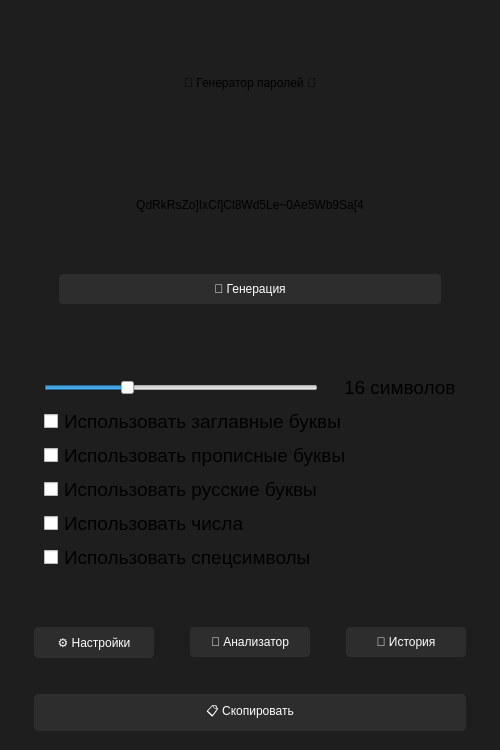
<?xml version="1.0" encoding="UTF-8"?>
<ui version="4.0">
 <class>MainWindow</class>
 <widget class="QMainWindow" name="MainWindow">
  <property name="geometry">
   <rect>
    <x>0</x>
    <y>0</y>
    <width>500</width>
    <height>750</height>
   </rect>
  </property>
  <property name="minimumSize">
   <size>
    <width>500</width>
    <height>750</height>
   </size>
  </property>
  <property name="windowTitle">
   <string>MainWindow</string>
  </property>
  <property name="windowIcon">
   <iconset>
    <normaloff>../../../resources/icons/icon-white.png</normaloff>../../../resources/icons/icon-white.png</iconset>
  </property>
  <property name="styleSheet">
   <string notr="true">QMainWindow {
                background-color: #1e1e1e;
            }

            QLineEdit {
                background-color: #2d2d2d;
                color: #ffffff;
                border: 1px solid #3c3c3c;
                border-radius: 4px;
                padding: 5px;
            }

            QLineEdit:focus {
                border: 2px solid #094771;
            }

            QPushButton {
                background-color: #2d2d2d;
                color: #ffffff;
                border: none;
                border-radius: 4px;
                padding: 8px 16px;
            }

            QPushButton:hover {
                background-color: #3c3c3c;
            }

            QPushButton:pressed {
                background-color: #1e1e1e;
            }

            QPushButton:checked {
                background-color: #094771;
            }

            QProgressBar {
                border: 1px solid #3c3c3c;
                border-radius: 4px;
                background-color: #2d2d2d;
                color: #ffffff;
            }

            QProgressBar::chunk {
                background-color: #4caf50;
                border-radius: 3px;
            }</string>
  </property>
  <widget class="QWidget" name="centralwidget">
   <layout class="QVBoxLayout" name="verticalLayout">
    <item>
     <spacer name="verticalSpacer">
      <property name="orientation">
       <enum>Qt::Orientation::Vertical</enum>
      </property>
      <property name="sizeType">
       <enum>QSizePolicy::Policy::Fixed</enum>
      </property>
      <property name="sizeHint" stdset="0">
       <size>
        <width>20</width>
        <height>30</height>
       </size>
      </property>
     </spacer>
    </item>
    <item>
     <widget class="QLabel" name="lbl_name_app">
      <property name="text">
       <string>🔐 Генератор паролей 🔐</string>
      </property>
      <property name="alignment">
       <set>Qt::AlignmentFlag::AlignCenter</set>
      </property>
     </widget>
    </item>
    <item>
     <spacer name="verticalSpacer_2">
      <property name="orientation">
       <enum>Qt::Orientation::Vertical</enum>
      </property>
      <property name="sizeType">
       <enum>QSizePolicy::Policy::Fixed</enum>
      </property>
      <property name="sizeHint" stdset="0">
       <size>
        <width>20</width>
        <height>30</height>
       </size>
      </property>
     </spacer>
    </item>
    <item>
     <layout class="QHBoxLayout" name="horizontalLayout">
      <item>
       <spacer name="horizontalSpacer">
        <property name="orientation">
         <enum>Qt::Orientation::Horizontal</enum>
        </property>
        <property name="sizeType">
         <enum>QSizePolicy::Policy::Fixed</enum>
        </property>
        <property name="sizeHint" stdset="0">
         <size>
          <width>50</width>
          <height>20</height>
         </size>
        </property>
       </spacer>
      </item>
      <item>
       <widget class="QLabel" name="password">
        <property name="text">
         <string>QdRkRsZo]IxCf]Cl8Wd5Le~0Ae5Wb9Sa[4</string>
        </property>
        <property name="alignment">
         <set>Qt::AlignmentFlag::AlignCenter</set>
        </property>
       </widget>
      </item>
      <item>
       <spacer name="horizontalSpacer_2">
        <property name="orientation">
         <enum>Qt::Orientation::Horizontal</enum>
        </property>
        <property name="sizeType">
         <enum>QSizePolicy::Policy::Fixed</enum>
        </property>
        <property name="sizeHint" stdset="0">
         <size>
          <width>50</width>
          <height>20</height>
         </size>
        </property>
       </spacer>
      </item>
     </layout>
    </item>
    <item>
     <spacer name="verticalSpacer_3">
      <property name="orientation">
       <enum>Qt::Orientation::Vertical</enum>
      </property>
      <property name="sizeType">
       <enum>QSizePolicy::Policy::Fixed</enum>
      </property>
      <property name="sizeHint" stdset="0">
       <size>
        <width>20</width>
        <height>20</height>
       </size>
      </property>
     </spacer>
    </item>
    <item>
     <layout class="QHBoxLayout" name="horizontalLayout_2">
      <item>
       <spacer name="horizontalSpacer_4">
        <property name="orientation">
         <enum>Qt::Orientation::Horizontal</enum>
        </property>
        <property name="sizeType">
         <enum>QSizePolicy::Policy::Fixed</enum>
        </property>
        <property name="sizeHint" stdset="0">
         <size>
          <width>50</width>
          <height>20</height>
         </size>
        </property>
       </spacer>
      </item>
      <item>
       <widget class="QPushButton" name="btn_generate">
        <property name="cursor">
         <cursorShape>PointingHandCursor</cursorShape>
        </property>
        <property name="text">
         <string>🎲 Генерация</string>
        </property>
       </widget>
      </item>
      <item>
       <spacer name="horizontalSpacer_13">
        <property name="orientation">
         <enum>Qt::Orientation::Horizontal</enum>
        </property>
        <property name="sizeType">
         <enum>QSizePolicy::Policy::Fixed</enum>
        </property>
        <property name="sizeHint" stdset="0">
         <size>
          <width>50</width>
          <height>20</height>
         </size>
        </property>
       </spacer>
      </item>
     </layout>
    </item>
    <item>
     <spacer name="verticalSpacer_7">
      <property name="orientation">
       <enum>Qt::Orientation::Vertical</enum>
      </property>
      <property name="sizeType">
       <enum>QSizePolicy::Policy::Fixed</enum>
      </property>
      <property name="sizeHint" stdset="0">
       <size>
        <width>20</width>
        <height>50</height>
       </size>
      </property>
     </spacer>
    </item>
    <item>
     <layout class="QGridLayout" name="gridLayout_2">
      <item row="3" column="1">
       <layout class="QHBoxLayout" name="horizontalLayout_6">
        <item>
         <widget class="QCheckBox" name="cb_upper">
          <property name="sizePolicy">
           <sizepolicy hsizetype="Maximum" vsizetype="Fixed">
            <horstretch>0</horstretch>
            <verstretch>0</verstretch>
           </sizepolicy>
          </property>
          <property name="cursor">
           <cursorShape>PointingHandCursor</cursorShape>
          </property>
          <property name="styleSheet">
           <string notr="true"/>
          </property>
          <property name="text">
           <string/>
          </property>
         </widget>
        </item>
        <item>
         <widget class="QLabel" name="lbl_text_upper">
          <property name="styleSheet">
           <string notr="true">font-size: 14pt;</string>
          </property>
          <property name="text">
           <string>Использовать заглавные буквы</string>
          </property>
         </widget>
        </item>
       </layout>
      </item>
      <item row="6" column="1">
       <spacer name="horizontalSpacer_29">
        <property name="orientation">
         <enum>Qt::Orientation::Vertical</enum>
        </property>
        <property name="sizeType">
         <enum>QSizePolicy::Policy::Fixed</enum>
        </property>
        <property name="sizeHint" stdset="0">
         <size>
          <width>10</width>
          <height>5</height>
         </size>
        </property>
       </spacer>
      </item>
      <item row="8" column="1">
       <spacer name="horizontalSpacer_33">
        <property name="orientation">
         <enum>Qt::Orientation::Vertical</enum>
        </property>
        <property name="sizeType">
         <enum>QSizePolicy::Policy::Fixed</enum>
        </property>
        <property name="sizeHint" stdset="0">
         <size>
          <width>10</width>
          <height>5</height>
         </size>
        </property>
       </spacer>
      </item>
      <item row="7" column="1">
       <layout class="QHBoxLayout" name="horizontalLayout_8">
        <item>
         <widget class="QCheckBox" name="cb_russian">
          <property name="sizePolicy">
           <sizepolicy hsizetype="Maximum" vsizetype="Fixed">
            <horstretch>0</horstretch>
            <verstretch>0</verstretch>
           </sizepolicy>
          </property>
          <property name="cursor">
           <cursorShape>PointingHandCursor</cursorShape>
          </property>
          <property name="styleSheet">
           <string notr="true"/>
          </property>
          <property name="text">
           <string/>
          </property>
         </widget>
        </item>
        <item>
         <widget class="QLabel" name="lbl_text_russian">
          <property name="styleSheet">
           <string notr="true">font-size: 14pt;</string>
          </property>
          <property name="text">
           <string>Использовать русские буквы</string>
          </property>
         </widget>
        </item>
       </layout>
      </item>
      <item row="5" column="1">
       <layout class="QHBoxLayout" name="horizontalLayout_7">
        <item>
         <widget class="QCheckBox" name="cb_lower">
          <property name="sizePolicy">
           <sizepolicy hsizetype="Maximum" vsizetype="Fixed">
            <horstretch>0</horstretch>
            <verstretch>0</verstretch>
           </sizepolicy>
          </property>
          <property name="cursor">
           <cursorShape>PointingHandCursor</cursorShape>
          </property>
          <property name="styleSheet">
           <string notr="true"/>
          </property>
          <property name="text">
           <string/>
          </property>
         </widget>
        </item>
        <item>
         <widget class="QLabel" name="lbl_text_lower">
          <property name="styleSheet">
           <string notr="true">font-size: 14pt;</string>
          </property>
          <property name="text">
           <string>Использовать прописные буквы</string>
          </property>
         </widget>
        </item>
       </layout>
      </item>
      <item row="0" column="2" rowspan="15">
       <spacer name="horizontalSpacer_11">
        <property name="orientation">
         <enum>Qt::Orientation::Horizontal</enum>
        </property>
        <property name="sizeType">
         <enum>QSizePolicy::Policy::Fixed</enum>
        </property>
        <property name="sizeHint" stdset="0">
         <size>
          <width>35</width>
          <height>20</height>
         </size>
        </property>
       </spacer>
      </item>
      <item row="10" column="1">
       <spacer name="horizontalSpacer_34">
        <property name="orientation">
         <enum>Qt::Orientation::Vertical</enum>
        </property>
        <property name="sizeType">
         <enum>QSizePolicy::Policy::Fixed</enum>
        </property>
        <property name="sizeHint" stdset="0">
         <size>
          <width>10</width>
          <height>5</height>
         </size>
        </property>
       </spacer>
      </item>
      <item row="11" column="1">
       <layout class="QHBoxLayout" name="horizontalLayout_11">
        <item>
         <widget class="QCheckBox" name="cb_special">
          <property name="sizePolicy">
           <sizepolicy hsizetype="Maximum" vsizetype="Fixed">
            <horstretch>0</horstretch>
            <verstretch>0</verstretch>
           </sizepolicy>
          </property>
          <property name="cursor">
           <cursorShape>PointingHandCursor</cursorShape>
          </property>
          <property name="styleSheet">
           <string notr="true"/>
          </property>
          <property name="text">
           <string/>
          </property>
         </widget>
        </item>
        <item>
         <widget class="QLabel" name="lbl_text_special">
          <property name="styleSheet">
           <string notr="true">font-size: 14pt;</string>
          </property>
          <property name="text">
           <string>Использовать спецсимволы</string>
          </property>
         </widget>
        </item>
       </layout>
      </item>
      <item row="0" column="1">
       <spacer name="horizontalSpacer_37">
        <property name="orientation">
         <enum>Qt::Orientation::Vertical</enum>
        </property>
        <property name="sizeType">
         <enum>QSizePolicy::Policy::Fixed</enum>
        </property>
        <property name="sizeHint" stdset="0">
         <size>
          <width>10</width>
          <height>10</height>
         </size>
        </property>
       </spacer>
      </item>
      <item row="2" column="1">
       <spacer name="horizontalSpacer_26">
        <property name="orientation">
         <enum>Qt::Orientation::Vertical</enum>
        </property>
        <property name="sizeType">
         <enum>QSizePolicy::Policy::Fixed</enum>
        </property>
        <property name="sizeHint" stdset="0">
         <size>
          <width>10</width>
          <height>5</height>
         </size>
        </property>
       </spacer>
      </item>
      <item row="1" column="1">
       <layout class="QHBoxLayout" name="horizontalLayout_3">
        <item>
         <widget class="QSlider" name="sld_lenght">
          <property name="cursor">
           <cursorShape>PointingHandCursor</cursorShape>
          </property>
          <property name="minimum">
           <number>2</number>
          </property>
          <property name="maximum">
           <number>50</number>
          </property>
          <property name="value">
           <number>16</number>
          </property>
          <property name="orientation">
           <enum>Qt::Orientation::Horizontal</enum>
          </property>
         </widget>
        </item>
        <item>
         <spacer name="horizontalSpacer_36">
          <property name="orientation">
           <enum>Qt::Orientation::Horizontal</enum>
          </property>
          <property name="sizeType">
           <enum>QSizePolicy::Policy::Fixed</enum>
          </property>
          <property name="sizeHint" stdset="0">
           <size>
            <width>20</width>
            <height>20</height>
           </size>
          </property>
         </spacer>
        </item>
        <item>
         <widget class="QLabel" name="lbl_text_lenght">
          <property name="styleSheet">
           <string notr="true">font-size: 14pt;</string>
          </property>
          <property name="text">
           <string>16 символов</string>
          </property>
         </widget>
        </item>
       </layout>
      </item>
      <item row="9" column="1">
       <layout class="QHBoxLayout" name="horizontalLayout_9">
        <item>
         <widget class="QCheckBox" name="cb_number">
          <property name="sizePolicy">
           <sizepolicy hsizetype="Maximum" vsizetype="Fixed">
            <horstretch>0</horstretch>
            <verstretch>0</verstretch>
           </sizepolicy>
          </property>
          <property name="cursor">
           <cursorShape>PointingHandCursor</cursorShape>
          </property>
          <property name="styleSheet">
           <string notr="true"/>
          </property>
          <property name="text">
           <string/>
          </property>
         </widget>
        </item>
        <item>
         <widget class="QLabel" name="lbl_text_number">
          <property name="styleSheet">
           <string notr="true">font-size: 14pt;</string>
          </property>
          <property name="text">
           <string>Использовать числа</string>
          </property>
         </widget>
        </item>
       </layout>
      </item>
      <item row="0" column="0" rowspan="15">
       <spacer name="horizontalSpacer_3">
        <property name="orientation">
         <enum>Qt::Orientation::Horizontal</enum>
        </property>
        <property name="sizeType">
         <enum>QSizePolicy::Policy::Fixed</enum>
        </property>
        <property name="sizeHint" stdset="0">
         <size>
          <width>35</width>
          <height>20</height>
         </size>
        </property>
       </spacer>
      </item>
      <item row="12" column="1">
       <spacer name="horizontalSpacer_35">
        <property name="orientation">
         <enum>Qt::Orientation::Vertical</enum>
        </property>
        <property name="sizeType">
         <enum>QSizePolicy::Policy::Fixed</enum>
        </property>
        <property name="sizeHint" stdset="0">
         <size>
          <width>10</width>
          <height>10</height>
         </size>
        </property>
       </spacer>
      </item>
      <item row="4" column="1">
       <spacer name="horizontalSpacer_28">
        <property name="orientation">
         <enum>Qt::Orientation::Vertical</enum>
        </property>
        <property name="sizeType">
         <enum>QSizePolicy::Policy::Fixed</enum>
        </property>
        <property name="sizeHint" stdset="0">
         <size>
          <width>10</width>
          <height>5</height>
         </size>
        </property>
       </spacer>
      </item>
     </layout>
    </item>
    <item>
     <spacer name="verticalSpacer_6">
      <property name="orientation">
       <enum>Qt::Orientation::Vertical</enum>
      </property>
      <property name="sizeType">
       <enum>QSizePolicy::Policy::Fixed</enum>
      </property>
      <property name="sizeHint" stdset="0">
       <size>
        <width>20</width>
        <height>30</height>
       </size>
      </property>
     </spacer>
    </item>
    <item>
     <layout class="QGridLayout" name="gridLayout_4">
      <item row="0" column="1">
       <layout class="QGridLayout" name="gridLayout_6">
        <item row="2" column="6">
         <widget class="QPushButton" name="btn_history">
          <property name="cursor">
           <cursorShape>PointingHandCursor</cursorShape>
          </property>
          <property name="text">
           <string>📜 История</string>
          </property>
         </widget>
        </item>
        <item row="2" column="7">
         <spacer name="horizontalSpacer_7">
          <property name="orientation">
           <enum>Qt::Orientation::Horizontal</enum>
          </property>
          <property name="sizeType">
           <enum>QSizePolicy::Policy::Fixed</enum>
          </property>
          <property name="sizeHint" stdset="0">
           <size>
            <width>25</width>
            <height>20</height>
           </size>
          </property>
         </spacer>
        </item>
        <item row="2" column="4">
         <widget class="QPushButton" name="btn_main">
          <property name="cursor">
           <cursorShape>PointingHandCursor</cursorShape>
          </property>
          <property name="text">
           <string>🔐 Анализатор</string>
          </property>
         </widget>
        </item>
        <item row="2" column="5">
         <spacer name="horizontalSpacer_8">
          <property name="orientation">
           <enum>Qt::Orientation::Horizontal</enum>
          </property>
          <property name="sizeType">
           <enum>QSizePolicy::Policy::Fixed</enum>
          </property>
          <property name="sizeHint" stdset="0">
           <size>
            <width>30</width>
            <height>20</height>
           </size>
          </property>
         </spacer>
        </item>
        <item row="2" column="3">
         <spacer name="horizontalSpacer_9">
          <property name="orientation">
           <enum>Qt::Orientation::Horizontal</enum>
          </property>
          <property name="sizeType">
           <enum>QSizePolicy::Policy::Fixed</enum>
          </property>
          <property name="sizeHint" stdset="0">
           <size>
            <width>30</width>
            <height>20</height>
           </size>
          </property>
         </spacer>
        </item>
        <item row="2" column="0">
         <spacer name="horizontalSpacer_10">
          <property name="orientation">
           <enum>Qt::Orientation::Horizontal</enum>
          </property>
          <property name="sizeType">
           <enum>QSizePolicy::Policy::Fixed</enum>
          </property>
          <property name="sizeHint" stdset="0">
           <size>
            <width>25</width>
            <height>20</height>
           </size>
          </property>
         </spacer>
        </item>
        <item row="2" column="2">
         <widget class="QPushButton" name="btn_setting">
          <property name="cursor">
           <cursorShape>PointingHandCursor</cursorShape>
          </property>
          <property name="text">
           <string>⚙️ Настройки</string>
          </property>
         </widget>
        </item>
       </layout>
      </item>
     </layout>
    </item>
    <item>
     <spacer name="verticalSpacer_4">
      <property name="orientation">
       <enum>Qt::Orientation::Vertical</enum>
      </property>
      <property name="sizeType">
       <enum>QSizePolicy::Policy::Fixed</enum>
      </property>
      <property name="sizeHint" stdset="0">
       <size>
        <width>20</width>
        <height>30</height>
       </size>
      </property>
     </spacer>
    </item>
    <item>
     <layout class="QHBoxLayout" name="horizontalLayout_4">
      <item>
       <spacer name="horizontalSpacer_14">
        <property name="orientation">
         <enum>Qt::Orientation::Horizontal</enum>
        </property>
        <property name="sizeType">
         <enum>QSizePolicy::Policy::Fixed</enum>
        </property>
        <property name="sizeHint" stdset="0">
         <size>
          <width>25</width>
          <height>20</height>
         </size>
        </property>
       </spacer>
      </item>
      <item>
       <widget class="QPushButton" name="btn_copy">
        <property name="cursor">
         <cursorShape>PointingHandCursor</cursorShape>
        </property>
        <property name="text">
         <string>📋 Скопировать</string>
        </property>
       </widget>
      </item>
      <item>
       <spacer name="horizontalSpacer_15">
        <property name="orientation">
         <enum>Qt::Orientation::Horizontal</enum>
        </property>
        <property name="sizeType">
         <enum>QSizePolicy::Policy::Fixed</enum>
        </property>
        <property name="sizeHint" stdset="0">
         <size>
          <width>25</width>
          <height>20</height>
         </size>
        </property>
       </spacer>
      </item>
     </layout>
    </item>
    <item>
     <spacer name="verticalSpacer_5">
      <property name="orientation">
       <enum>Qt::Orientation::Vertical</enum>
      </property>
      <property name="sizeType">
       <enum>QSizePolicy::Policy::Fixed</enum>
      </property>
      <property name="sizeHint" stdset="0">
       <size>
        <width>20</width>
        <height>10</height>
       </size>
      </property>
     </spacer>
    </item>
   </layout>
  </widget>
 </widget>
 <resources/>
 <connections/>
</ui>
